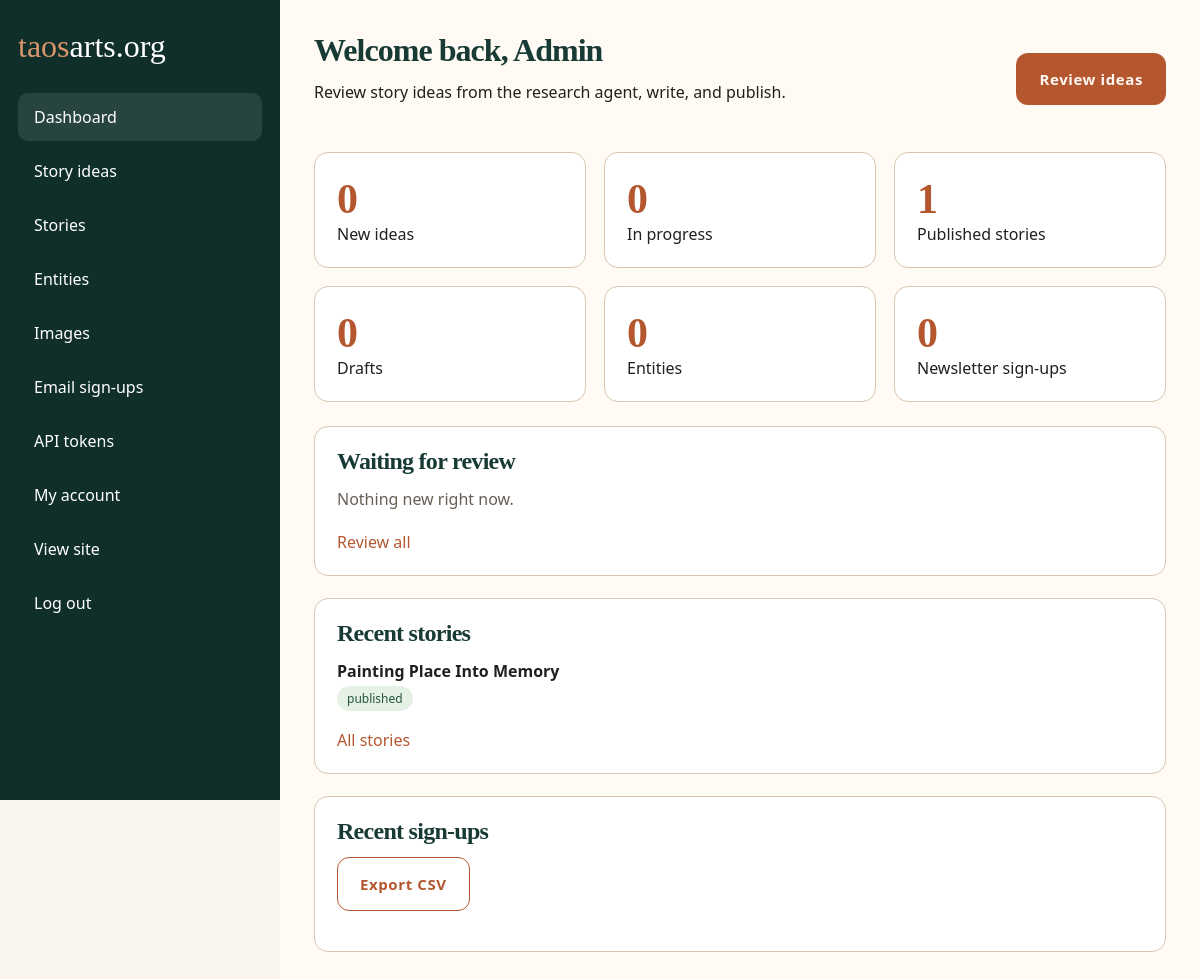
The page /admin/index.php (signed in) on the database as committed earlier.
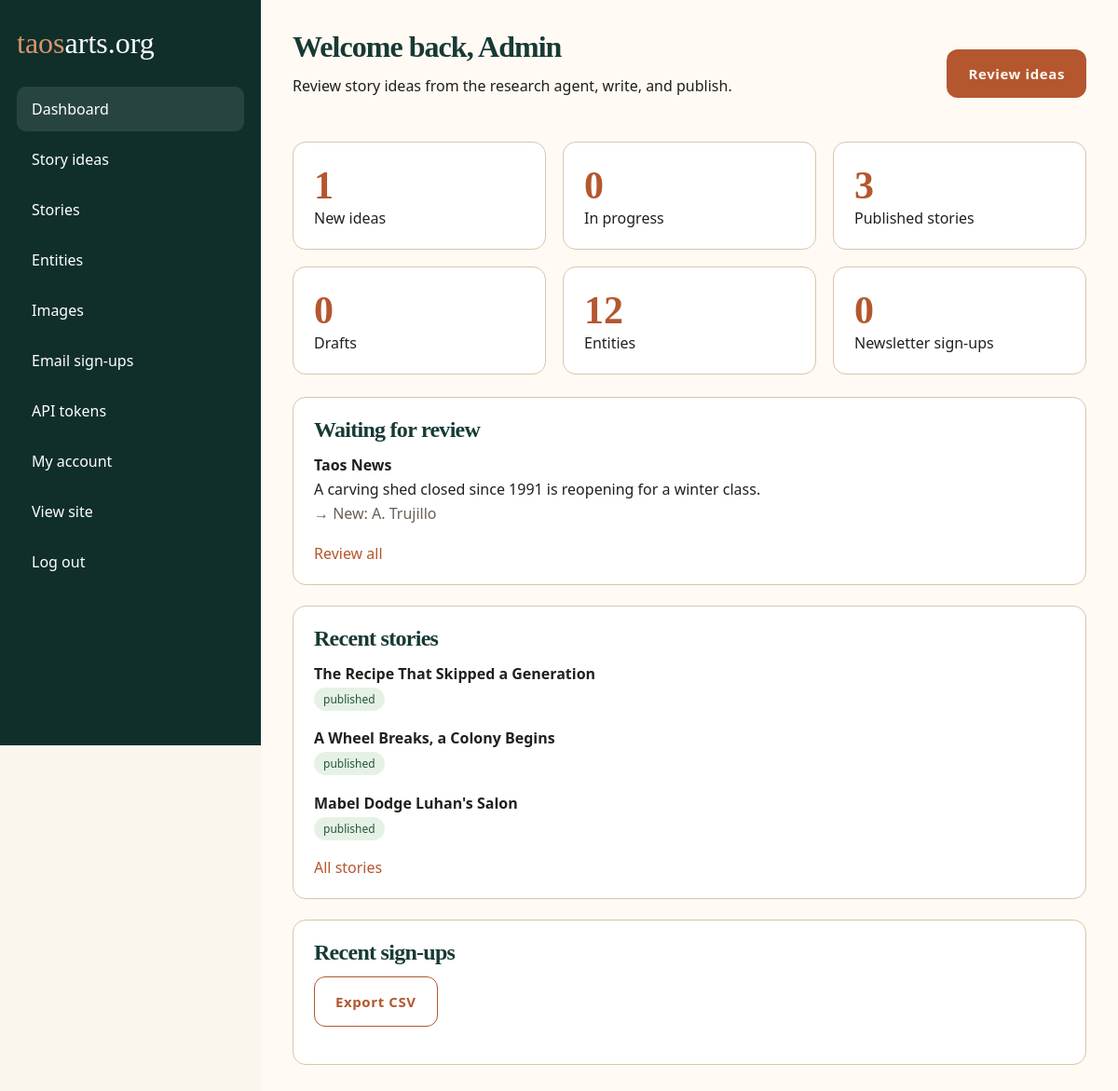
The same page on the database as committed later.
### tables this page shows
CREATE TABLE stories (
  id INT UNSIGNED AUTO_INCREMENT PRIMARY KEY,
  story_idea_id INT UNSIGNED,
  title VARCHAR(255) NOT NULL,
  dek VARCHAR(500),
  slug VARCHAR(255) NOT NULL UNIQUE,
  body_markdown LONGTEXT NOT NULL,
  spark_url VARCHAR(1000),
  spark_source VARCHAR(255),
   
   
   
   
  primary_entity_id INT UNSIGNED,
  status ENUM('draft','published') DEFAULT 'draft',
  published_at DATETIME,
  created_at DATETIME DEFAULT CURRENT_TIMESTAMP,
  updated_at DATETIME DEFAULT CURRENT_TIMESTAMP ON UPDATE CURRENT_TIMESTAMP,
  FOREIGN KEY (story_idea_id) REFERENCES story_ideas(id) ON DELETE SET NULL,
  FOREIGN KEY (primary_entity_id) REFERENCES entities(id) ON DELETE SET NULL,
  INDEX (status),
  INDEX (published_at)
);

CREATE TABLE story_ideas (
  id INT UNSIGNED AUTO_INCREMENT PRIMARY KEY,
  batch_id VARCHAR(100),
  spark_url VARCHAR(1000),
  spark_source VARCHAR(255),
  spark_snippet TEXT,
  detected_via VARCHAR(100),
  matched_entity_id INT UNSIGNED,
  proposed_new_entity JSON,
  connection_note TEXT,
   
   
   
   
  draft_markdown LONGTEXT,
  suggested_images JSON,
  suggested_links JSON,
  status ENUM('new','culled','writing','published','rejected') DEFAULT 'new',
  created_at DATETIME DEFAULT CURRENT_TIMESTAMP,
  updated_at DATETIME DEFAULT CURRENT_TIMESTAMP ON UPDATE CURRENT_TIMESTAMP,
  FOREIGN KEY (matched_entity_id) REFERENCES entities(id) ON DELETE SET NULL,
  INDEX (status),
  INDEX (batch_id)
);

### includes/functions.php (called while the page is built, shortened)
<?php
function h($value): string { return htmlspecialchars((string)$value, ENT_QUOTES, 'UTF-8'); }
    ?>

### admin/index.php (the view, shortened to what this page needs)
<?php $title='Dashboard'; $active='dashboard'; require_once __DIR__ . '/_layout.php';
$pdo=db();
$counts=[
 'new_ideas'=>$pdo->query("SELECT COUNT(*) c FROM story_ideas WHERE status='new'")->fetch()['c'],
 'writing'=>$pdo->query("SELECT COUNT(*) c FROM story_ideas WHERE status='writing'")->fetch()['c'],
 'published'=>$pdo->query("SELECT COUNT(*) c FROM stories WHERE status='published'")->fetch()['c'],
 'drafts'=>$pdo->query("SELECT COUNT(*) c FROM stories WHERE status='draft'")->fetch()['c'],
 'entities'=>$pdo->query('SELECT COUNT(*) c FROM entities')->fetch()['c'],
 'emails'=>$pdo->query('SELECT COUNT(*) c FROM newsletter_signups')->fetch()['c'],
];
$ideas=$pdo->query("SELECT si.*, e.name AS matched_entity_name FROM story_ideas si LEFT JOIN entities e ON e.id=si.matched_entity_id WHERE si.status='new' ORDER BY si.created_at DESC LIMIT 5")->fetchAll();
$stories=$pdo->query('SELECT * FROM stories ORDER BY created_at DESC LIMIT 5')->fetchAll();
?>
<div class="topbar"><div><h1>Welcome back, Admin</h1><p>Review story ideas from the research agent, write, and publish.</p></div><a class="btn" href="ideas.php">Review ideas</a></div>
<div class="stats"><div class="stat"><strong><?=$counts['new_ideas']?></strong><br>New ideas</div><div class="stat"><strong><?=$counts['writing']?></strong><br>In progress</div><div class="stat"><strong><?=$counts['published']?></strong><br>Published stories</div><div class="stat"><strong><?=$counts['drafts']?></strong><br>Drafts</div><div class="stat"><strong><?=$counts['entities']?></strong><br>Entities</div><div class="stat"><strong><?=$counts['emails']?></strong><br>Newsletter sign-ups</div></div>
<div class="grid cards">
  <section class="panel">
    <h2>Waiting for review</h2>
    <?php foreach($ideas as $i): $proposed = json_decode($i['proposed_new_entity'] ?: 'null', true); ?><p><b><?=h($i['spark_source'])?></b><br><?=h(mb_strimwidth($i['spark_snippet'] ?? '', 0, 80, '…'))?><br><span style="color:#685f54">→ <?= $i['matched_entity_name'] ? h($i['matched_entity_name']) : ($proposed ? 'New: ' . h($proposed['name'] ?? '?') : 'unmatched') ?></span></p><?php endforeach; ?>
    <?php if (!$ideas): ?><p style="color:#685f54">Nothing new right now.</p><?php endif; ?>
    <a href="ideas.php">Review all</a>
  </section>
  <section class="panel">
    <h2>Recent stories</h2>
    <?php foreach($stories as $s): ?><p><b><?=h($s['title'])?></b><br><span class="pill"><?=h($s['status'])?></span></p><?php endforeach; ?>
    <a href="stories.php">All stories</a>
  </section>
  <section class="panel">
    <h2>Recent sign-ups</h2>
    <p><a class="btn alt" href="emails_export.php">Export CSV</a></p>
  </section>
</div>
<?php require __DIR__ . '/_footer.php'; ?>

Rows that differ between the two databases and show on the page:
added story_ideas: spark_source "Taos News", spark_snippet "A carving shed closed since 1991 is reopening for a winter class.", proposed_new_entity "A. Trujillo"
changed stories: title "Painting Place Into Memory" → "The Recipe That Skipped a Generation"
added stories: title "A Wheel Breaks, a Colony Begins", status "published"
added stories: title "Mabel Dodge Luhan's Salon", status "published"
Other text that changed with them:
$counts['new_ideas']: "0" → "1"
$counts['published']: "1" → "3"
$counts['entities']: "0" → "12"
text no longer shown: "Nothing new right now."
